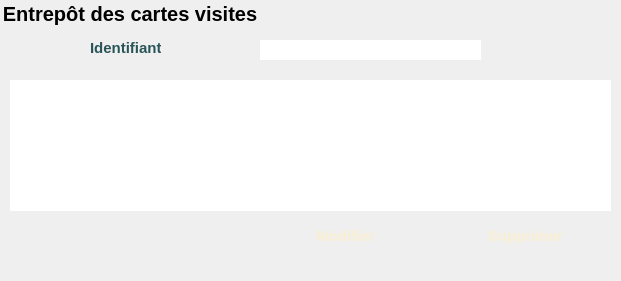
    <widget class="QGroupBox" name="groupBox_6">
     <property name="geometry">
      <rect>
       <x>440</x>
       <y>140</y>
       <width>621</width>
       <height>281</height>
      </rect>
     </property>
     <property name="font">
      <font>
       <family>Arial</family>
       <pointsize>-1</pointsize>
       <weight>75</weight>
       <italic>false</italic>
       <bold>true</bold>
      </font>
     </property>
     <property name="styleSheet">
      <string notr="true">border-radius:20px;

border:3px solid &quot;#cdf830&quot;;
	font-family:Arial;
    font: bold ;
	font-size:20px;</string>
     </property>
     <property name="title">
      <string>Entrepôt des cartes visites</string>
     </property>
     <widget class="QTableView" name="tableCarte">
      <property name="geometry">
       <rect>
        <x>10</x>
        <y>80</y>
        <width>601</width>
        <height>131</height>
       </rect>
      </property>
      <property name="styleSheet">
       <string notr="true">border-radius:15px;

border:3px solid &quot;#f9eed2&quot;;
	font-family:Arial;
	font-size:15px;</string>
      </property>
     </widget>
     <widget class="QPushButton" name="modCarte">
      <property name="geometry">
       <rect>
        <x>260</x>
        <y>220</y>
        <width>171</width>
        <height>31</height>
       </rect>
      </property>
      <property name="palette">
       <palette>
        <active>
         <colorrole role="Button">
          <brush brushstyle="SolidPattern">
           <color alpha="255">
            <red>239</red>
            <green>103</green>
            <blue>98</blue>
           </color>
          </brush>
         </colorrole>
         <colorrole role="ButtonText">
          <brush brushstyle="SolidPattern">
           <color alpha="255">
            <red>249</red>
            <green>238</green>
            <blue>210</blue>
           </color>
          </brush>
         </colorrole>
         <colorrole role="Base">
          <brush brushstyle="SolidPattern">
           <color alpha="255">
            <red>239</red>
            <green>103</green>
            <blue>98</blue>
           </color>
          </brush>
         </colorrole>
         <colorrole role="Window">
          <brush brushstyle="SolidPattern">
           <color alpha="255">
            <red>239</red>
            <green>103</green>
            <blue>98</blue>
           </color>
          </brush>
         </colorrole>
        </active>
        <inactive>
         <colorrole role="Button">
          <brush brushstyle="SolidPattern">
           <color alpha="255">
            <red>239</red>
            <green>103</green>
            <blue>98</blue>
           </color>
          </brush>
         </colorrole>
         <colorrole role="ButtonText">
          <brush brushstyle="SolidPattern">
           <color alpha="255">
            <red>249</red>
            <green>238</green>
            <blue>210</blue>
           </color>
          </brush>
         </colorrole>
         <colorrole role="Base">
          <brush brushstyle="SolidPattern">
           <color alpha="255">
            <red>239</red>
            <green>103</green>
            <blue>98</blue>
           </color>
          </brush>
         </colorrole>
         <colorrole role="Window">
          <brush brushstyle="SolidPattern">
           <color alpha="255">
            <red>239</red>
            <green>103</green>
            <blue>98</blue>
           </color>
          </brush>
         </colorrole>
        </inactive>
        <disabled>
         <colorrole role="Button">
          <brush brushstyle="SolidPattern">
           <color alpha="255">
            <red>239</red>
            <green>103</green>
            <blue>98</blue>
           </color>
          </brush>
         </colorrole>
         <colorrole role="ButtonText">
          <brush brushstyle="SolidPattern">
           <color alpha="255">
            <red>120</red>
            <green>120</green>
            <blue>120</blue>
           </color>
          </brush>
         </colorrole>
         <colorrole role="Base">
          <brush brushstyle="SolidPattern">
           <color alpha="255">
            <red>239</red>
            <green>103</green>
            <blue>98</blue>
           </color>
          </brush>
         </colorrole>
         <colorrole role="Window">
          <brush brushstyle="SolidPattern">
           <color alpha="255">
            <red>239</red>
            <green>103</green>
            <blue>98</blue>
           </color>
          </brush>
         </colorrole>
        </disabled>
       </palette>
      </property>
      <property name="font">
       <font>
        <family>Arial</family>
        <pointsize>-1</pointsize>
        <weight>75</weight>
        <italic>false</italic>
        <bold>true</bold>
       </font>
      </property>
      <property name="styleSheet">
       <string notr="true">border-radius:15px;

border:3px solid &quot;#f9eed2&quot;;
background-color: &quot;#ef6762&quot;;
	font-family:Arial;
    font: bold ;
	font-size:15px;</string>
      </property>
      <property name="text">
       <string>Modifier</string>
      </property>
     </widget>
     <widget class="QPushButton" name="supCarte">
      <property name="geometry">
       <rect>
        <x>440</x>
        <y>220</y>
        <width>171</width>
        <height>31</height>
       </rect>
      </property>
      <property name="palette">
       <palette>
        <active>
         <colorrole role="Button">
          <brush brushstyle="SolidPattern">
           <color alpha="255">
            <red>239</red>
            <green>103</green>
            <blue>98</blue>
           </color>
          </brush>
         </colorrole>
         <colorrole role="ButtonText">
          <brush brushstyle="SolidPattern">
           <color alpha="255">
            <red>249</red>
            <green>238</green>
            <blue>210</blue>
           </color>
          </brush>
         </colorrole>
         <colorrole role="Base">
          <brush brushstyle="SolidPattern">
           <color alpha="255">
            <red>239</red>
            <green>103</green>
            <blue>98</blue>
           </color>
          </brush>
         </colorrole>
         <colorrole role="Window">
          <brush brushstyle="SolidPattern">
           <color alpha="255">
            <red>239</red>
            <green>103</green>
            <blue>98</blue>
           </color>
          </brush>
         </colorrole>
        </active>
        <inactive>
         <colorrole role="Button">
          <brush brushstyle="SolidPattern">
           <color alpha="255">
            <red>239</red>
            <green>103</green>
            <blue>98</blue>
           </color>
          </brush>
         </colorrole>
         <colorrole role="ButtonText">
          <brush brushstyle="SolidPattern">
           <color alpha="255">
            <red>249</red>
            <green>238</green>
            <blue>210</blue>
           </color>
          </brush>
         </colorrole>
         <colorrole role="Base">
          <brush brushstyle="SolidPattern">
           <color alpha="255">
            <red>239</red>
            <green>103</green>
            <blue>98</blue>
           </color>
          </brush>
         </colorrole>
         <colorrole role="Window">
          <brush brushstyle="SolidPattern">
           <color alpha="255">
            <red>239</red>
            <green>103</green>
            <blue>98</blue>
           </color>
          </brush>
         </colorrole>
        </inactive>
        <disabled>
         <colorrole role="Button">
          <brush brushstyle="SolidPattern">
           <color alpha="255">
            <red>239</red>
            <green>103</green>
            <blue>98</blue>
           </color>
          </brush>
         </colorrole>
         <colorrole role="ButtonText">
          <brush brushstyle="SolidPattern">
           <color alpha="255">
            <red>120</red>
            <green>120</green>
            <blue>120</blue>
           </color>
          </brush>
         </colorrole>
         <colorrole role="Base">
          <brush brushstyle="SolidPattern">
           <color alpha="255">
            <red>239</red>
            <green>103</green>
            <blue>98</blue>
           </color>
          </brush>
         </colorrole>
         <colorrole role="Window">
          <brush brushstyle="SolidPattern">
           <color alpha="255">
            <red>239</red>
            <green>103</green>
            <blue>98</blue>
           </color>
          </brush>
         </colorrole>
        </disabled>
       </palette>
      </property>
      <property name="font">
       <font>
        <family>Arial</family>
        <pointsize>-1</pointsize>
        <weight>75</weight>
        <italic>false</italic>
        <bold>true</bold>
       </font>
      </property>
      <property name="styleSheet">
       <string notr="true">border-radius:15px;

border:3px solid &quot;#f9eed2&quot;;
background-color: &quot;#ef6762&quot;;
	font-family:Arial;
    font: bold ;
	font-size:15px;</string>
      </property>
      <property name="text">
       <string>Supprimer</string>
      </property>
     </widget>
     <widget class="QLabel" name="label_21">
      <property name="geometry">
       <rect>
        <x>90</x>
        <y>40</y>
        <width>71</width>
        <height>16</height>
       </rect>
      </property>
      <property name="styleSheet">
       <string notr="true">border:0px solid &quot;#f9eed2&quot;;
	font-family:Arial;
    font: bold ;
	font-size:15px;
color: rgb(41, 85, 89);
	
</string>
      </property>
      <property name="text">
       <string>Identifiant</string>
      </property>
     </widget>
     <widget class="QLineEdit" name="idCarte2">
      <property name="geometry">
       <rect>
        <x>260</x>
        <y>40</y>
        <width>221</width>
        <height>20</height>
       </rect>
      </property>
      <property name="styleSheet">
       <string notr="true">border-radius:15px;

border:3px solid &quot;#f9eed2&quot;;</string>
      </property>
     </widget>
     <zorder>modCarte</zorder>
     <zorder>tableCarte</zorder>
     <zorder>supCarte</zorder>
     <zorder>label_21</zorder>
     <zorder>idCarte2</zorder>
    </widget>
